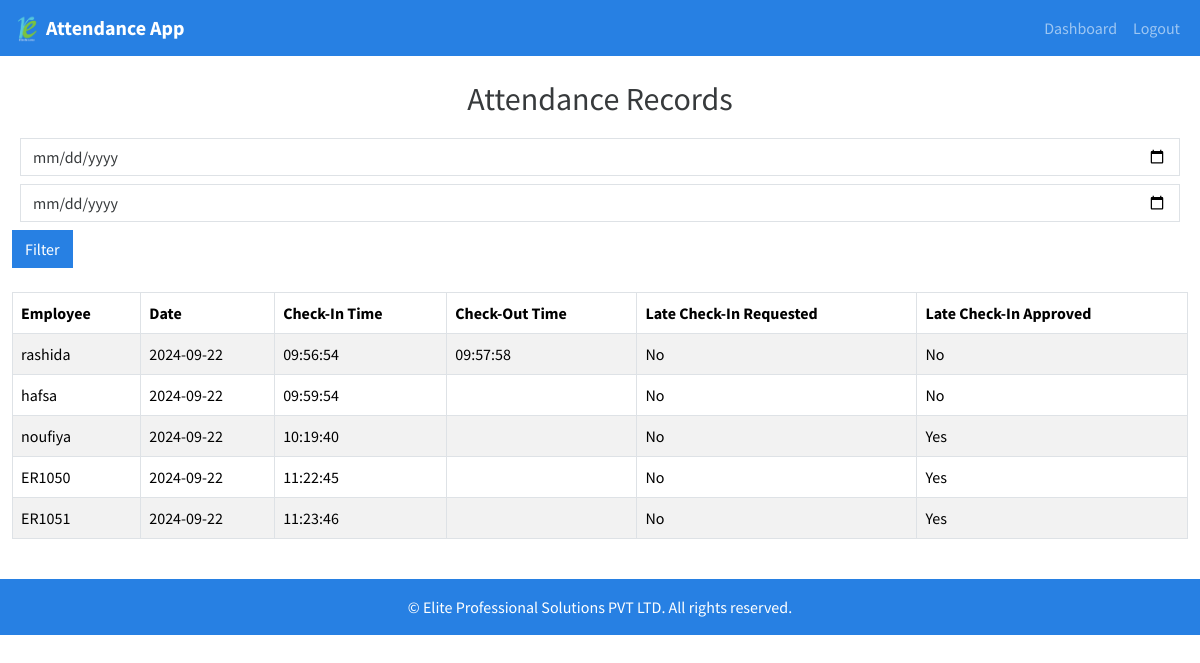
Page /attendance_records (signed in) on the committed database.
### app/models.py (models this page shows, shortened)
class Attendance(db.Model):
    __tablename__ = 'attendance'
    id = db.Column(db.Integer, primary_key=True)
    employee_id = db.Column(db.Integer, db.ForeignKey('employee.id'))
    date = db.Column(db.Date, nullable=False)
    check_in_time = db.Column(db.DateTime)
    check_out_time = db.Column(db.DateTime)
    late_check_in_requested = db.Column(db.Boolean, default=False)
    late_check_in_approved = db.Column(db.Boolean, default=False)
    employee = db.relationship('Employee', backref=db.backref('attendances', lazy=True))

class Employee(UserMixin, db.Model):
    __tablename__ = 'employee'
    id = db.Column(db.Integer, primary_key=True)
    username = db.Column(db.String(150), unique=True, nullable=False)
    password_hash = db.Column(db.String(128))
    notifications = db.relationship('Notification', backref='employee', lazy=True)

### app/routes.py (the view, shortened to what this page needs)
@main.route('/attendance_records')
@login_required
def attendance_records():
    if session.get('user_type') != 'admin':
        return redirect(url_for('main.login'))
    start_date = request.args.get('start_date')
    end_date = request.args.get('end_date')
    attendances = Attendance.query
    attendances = attendances.order_by(Attendance.date.desc()).all()
    return render_template('attendance_records.html', attendances=attendances)

### app/routes.py (called while the page is built)
@login_manager.user_loader
def load_user(user_id):
    if session.get('user_type') == 'employee':
        return Employee.query.get(int(user_id))
    else:
        return Admin.query.get(int(user_id))

### app/templates/attendance_records.html (shortened to what this page needs)
{% extends "base.html" %}
{% block content %}
<h2 class="text-center">Attendance Records</h2>
<form method="get" class="form-inline justify-content-center mb-3">
    <div class="form-group mx-sm-2 mb-2">
        <input
          type="date"
          name="start_date"
          class="form-control"
          id="start_date"
          placeholder="Start Date"
          value="{{ request.args.get('start_date', '') }}"
        >
    </div>
    <div class="form-group mx-sm-2 mb-2">
        <input
          type="date"
          name="end_date"
          class="form-control"
          id="end_date"
          placeholder="End Date"
          value="{{ request.args.get('end_date', '') }}"
        >
    </div>
    <button type="submit" class="btn btn-primary mb-2">Filter</button>
</form>
<div class="table-responsive">
    <table class="table table-bordered table-striped">
        <thead class="thead-light">
            <tr>
                <th>Employee</th>
                <th>Date</th>
                <th>Check-In Time</th>
                <th>Check-Out Time</th>
                <th>Late Check-In Requested</th>
                <th>Late Check-In Approved</th>
            </tr>
        </thead>
        <tbody>
            {% for attendance in attendances %}
            <tr>
                <td>{{ attendance.employee.username }}</td>
                <td>{{ attendance.date }}</td>
                <td>
                    {{ attendance.check_in_time.strftime('%H:%M:%S') if attendance.check_in_time else '' }}
                </td>
                <td>
                    {{ attendance.check_out_time.strftime('%H:%M:%S') if attendance.check_out_time else '' }}
                </td>
                <td>{{ 'Yes' if attendance.late_check_in_requested else 'No' }}</td>
                <td>{{ 'Yes' if attendance.late_check_in_approved else 'No' }}</td>
            </tr>
            {% endfor %}
        </tbody>
    </table>
</div>
{% endblock %}

### app/static/css/styles.css (style rules this page uses)
h1, h2 { margin-top: 20px; margin-bottom: 20px; }

### rows in the picture
Attendance: employee.username "rashida", date "2024-09-22", check_in_time "09:56:54", check_out_time "09:57:58", late_check_in_requested "No", late_check_in_approved "No"
Attendance: employee.username "hafsa", date "2024-09-22", check_in_time "09:59:54", late_check_in_requested "No", late_check_in_approved "No"
Attendance: employee.username "noufiya", date "2024-09-22", check_in_time "10:19:40", late_check_in_requested "No", late_check_in_approved "Yes"
Attendance: employee.username "ER1050", date "2024-09-22", check_in_time "11:22:45", late_check_in_requested "No", late_check_in_approved "Yes"
Attendance: employee.username "ER1051", date "2024-09-22", check_in_time "11:23:46", late_check_in_requested "No", late_check_in_approved "Yes"
